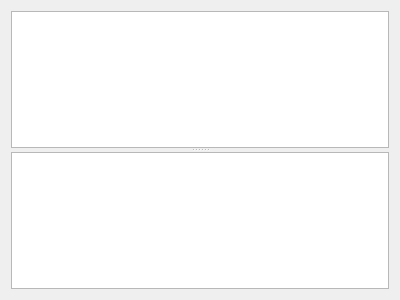
<?xml version="1.0" encoding="UTF-8"?>
<ui version="4.0">
 <class>ObjectEditor</class>
 <widget class="QWidget" name="ObjectEditor">
  <property name="geometry">
   <rect>
    <x>0</x>
    <y>0</y>
    <width>400</width>
    <height>300</height>
   </rect>
  </property>
  <property name="windowTitle">
   <string>Form</string>
  </property>
  <layout class="QGridLayout" name="gridLayout">
   <item row="0" column="0">
    <widget class="QSplitter" name="splitter">
     <property name="orientation">
      <enum>Qt::Vertical</enum>
     </property>
     <widget class="QTreeView" name="objectExplorer"/>
     <widget class="QTableView" name="propertyEditor"/>
    </widget>
   </item>
  </layout>
 </widget>
 <resources/>
 <connections/>
</ui>
